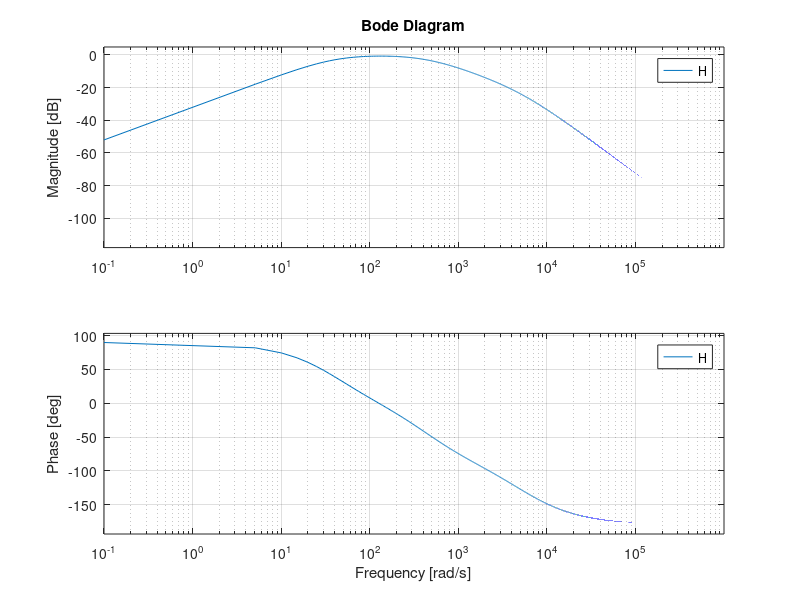

The MATLAB source for this figure:
pkg load control

a1 = 1;
a2 = 440;
a3 = 5500;

w1 = 40;
w2 = 440;
w3 = 5500;

H1 = tf( [a1 0], [1 w1] );
H2 = tf( [a2], [1 w2] );
H3 = tf( [a3], [1 w3] );

H = H1*H2*H3

bode(H, [1e-1:5:1e6])
